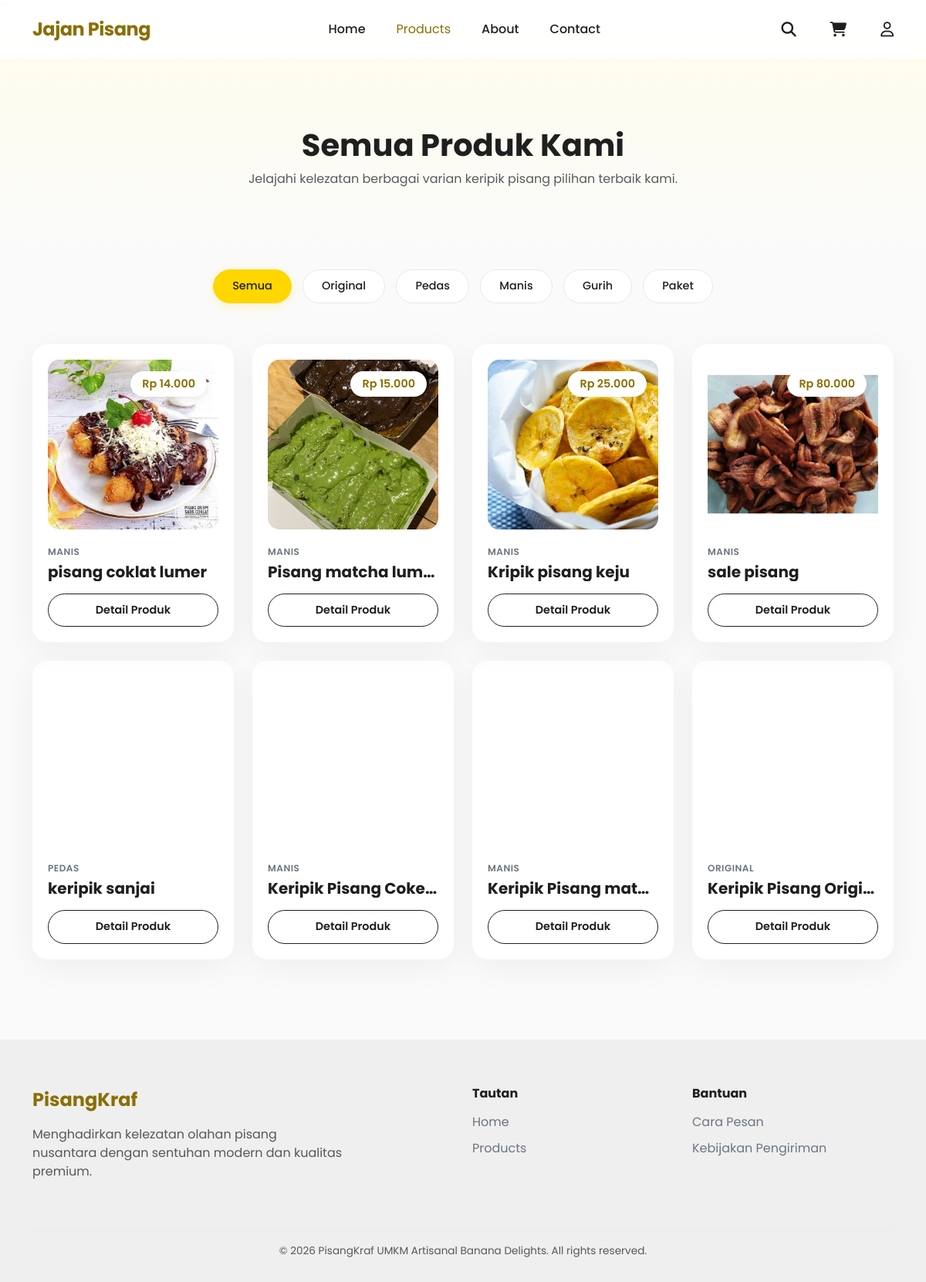
/products.php, run on the app's committed database.
### tables this page shows
CREATE TABLE `products` (
  `id` int(11) NOT NULL,
  `name` varchar(150) NOT NULL,
  `slug` varchar(160) NOT NULL,
  `description` text DEFAULT NULL,
  `price` decimal(12,2) NOT NULL DEFAULT 0.00,
  `stock` int(11) NOT NULL DEFAULT 0,
  `weight` int(11) NOT NULL DEFAULT 0,
  `image` varchar(255) DEFAULT 'no-image.png',
  `category` varchar(80) DEFAULT NULL,
  `is_active` tinyint(1) NOT NULL DEFAULT 1,
  `created_by` int(11) NOT NULL,
  `created_at` timestamp NOT NULL DEFAULT current_timestamp(),
  `updated_at` timestamp NOT NULL DEFAULT current_timestamp() ON UPDATE current_timestamp()
);

### products.php (the view, shortened to what this page needs)
<?php
require 'database/koneksi.php';
$kategori_dipilih = isset($_GET['category']) ? mysqli_real_escape_string($koneksi, $_GET['category']) : '';
if (!empty($kategori_dipilih)) {
    $query = "SELECT * FROM products WHERE is_active = 1 AND category = '$kategori_dipilih' ORDER BY id DESC";
} else {
    $query = "SELECT * FROM products WHERE is_active = 1 ORDER BY id DESC";
}
$result = mysqli_query($koneksi, $query);
?>
<!DOCTYPE html>
<html lang="id">
<head>
    <link href="https://cdn.jsdelivr.net/npm/bootstrap@5.3.0/dist/css/bootstrap.min.css" rel="stylesheet">
    <link rel="stylesheet" href="https://cdnjs.cloudflare.com/ajax/libs/font-awesome/6.4.0/css/all.min.css">
    <link href="https://unpkg.com/aos@2.3.1/dist/aos.css" rel="stylesheet">
</head>
<body>
    <?php require_once __DIR__ . '/components/navbar.php';?>
    <header class="page-header-banner text-center" data-aos="fade-down">
        <div class="container">
            <h1 class="fw-bold mb-2">Semua Produk Kami</h1>
            <p class="text-muted">Jelajahi kelezatan berbagai varian keripik pisang pilihan terbaik kami.</p>
        </div>
    </header>
    <section class="py-4">
        <div class="container">
            <div class="text-center mb-5" data-aos="fade-up">
                <a href="products.php" class="filter-btn <?= empty($kategori_dipilih) ? 'active' : '' ?>">Semua</a>
                <a href="products.php?category=Original" class="filter-btn <?= ($kategori_dipilih == 'Original') ? 'active' : '' ?>">Original</a>
                <a href="products.php?category=Pedas" class="filter-btn <?= ($kategori_dipilih == 'Pedas') ? 'active' : '' ?>">Pedas</a>
                <a href="products.php?category=Manis" class="filter-btn <?= ($kategori_dipilih == 'Manis') ? 'active' : '' ?>">Manis</a>
                <a href="products.php?category=Gurih" class="filter-btn <?= ($kategori_dipilih == 'Gurih') ? 'active' : '' ?>">Gurih</a>
                <a href="products.php?category=Paket" class="filter-btn <?= ($kategori_dipilih == 'Paket') ? 'active' : '' ?>">Paket</a>
            </div>
            <div class="row g-4">
                <?php
                if (mysqli_num_rows($result) > 0) {
                    $delay = 100;
                    while ($row = mysqli_fetch_assoc($result)) {
                        $image_path = 'assets/images/products/' . htmlspecialchars($row['image']);
                ?>
                <div class="col-xl-3 col-lg-4 col-md-6" data-aos="fade-up" data-aos-delay="<?= $delay ?>">
                    <div class="premium-card d-flex flex-column">
                        <div class="product-img-wrapper">
                            <span class="price-badge">Rp <?= number_format($row['price'], 0, ',', '.') ?></span>
                            <img src="<?= $image_path ?>" alt="<?= htmlspecialchars($row['name']) ?>" class="product-img" onerror="this.onerror=null; this.src='https://via.placeholder.com/400x300?text=No+Image'">
                        </div>
                        <div class="mt-auto">
                            <span class="category-tag"><?= htmlspecialchars($row['category']) ?></span>
                            <h4 class="fw-bold fs-5 mb-3 text-truncate" title="<?= htmlspecialchars($row['name']) ?>"><?= htmlspecialchars($row['name']) ?></h4>
                            <a href="product-detail.php?id=<?= $row['id'] ?>" class="btn-outline-custom w-100">Detail Produk</a>
                        </div>
                    </div>
                </div>
                <?php
                        $delay += 50;
                    }
                } ?>
            </div>
        </div>
    </section>
    <footer>
        <div class="container">
            <div class="row justify-content-between">
                <div class="col-md-5 mb-4 mb-md-0">
                    <div class="footer-logo">PisangKraf</div>
                    <p class="text-muted fs-6 pe-md-5">Menghadirkan kelezatan olahan pisang nusantara dengan sentuhan modern dan kualitas premium.</p>
                </div>
                <div class="col-md-2 footer-links">
                    <h6 class="fw-bold mb-3">Tautan</h6>
                    <a href="index.php">Home</a>
                    <a href="products.php">Products</a>
                </div>
                <div class="col-md-3 footer-links">
                    <h6 class="fw-bold mb-3">Bantuan</h6>
                    <a href="#">Cara Pesan</a>
                    <a href="#">Kebijakan Pengiriman</a>
                </div>
            </div>
            <hr class="mt-5 mb-3" style="border-color: #ddd;">
            <div class="text-center text-muted" style="font-size: 0.85rem;">
                &copy; 2026 PisangKraf UMKM Artisanal Banana Delights. All rights reserved.
            </div>
        </div>
    </footer>
</body>
</html>

### components/navbar.php (shortened to what this page needs)
<?php
$currentPage = basename($_SERVER['PHP_SELF']);
$userInitials = '';
$userName = '';
?>
<nav class="navbar navbar-expand-lg fixed-top custom-navbar">
    <div class="container">
        <a class="navbar-brand" href="index.php">
            Jajan Pisang
        </a>
        <div class="collapse navbar-collapse" id="navbarPisangKraf">
            <ul class="navbar-nav mx-auto mb-2 mb-lg-0 text-center">
                <li class="nav-item">
                    <a class="nav-link <?= $currentPage == 'index.php' ? 'active' : '' ?>"
                       href="index.php">
                        Home
                    </a>
                </li>
                <li class="nav-item">
                    <a class="nav-link <?= $currentPage == 'products.php' ? 'active' : '' ?>"
                       href="products.php">
                        Products
                    </a>
                </li>
                <li class="nav-item">
                    <a class="nav-link <?= $currentPage == 'about.php' ? 'active' : '' ?>"
                       href="about.php">
                        About
                    </a>
                </li>
                <li class="nav-item">
                    <a class="nav-link <?= $currentPage == 'contact.php' ? 'active' : '' ?>"
                       href="contact.php">
                        Contact
                    </a>
                </li>
            </ul>
            <div class="nav-icons">
                <a href="#" class="icon-link">
                    <i class="fas fa-search"></i>
                </a>
                <a href="chart.php" class="icon-link">
                    <i class="fas fa-shopping-cart"></i>
                </a>
                <?php
                $account_link = 'login.php';
                ?>
                <a href="<?= $account_link ?>" class="icon-link" title="<?= isset($_SESSION['user_id']) ? htmlspecialchars($userName) : 'Login / Register' ?>">
                    <?php if (isset($_SESSION['user_id'])): ?>
                        <div class="user-initials-circle">
                            <?= $userInitials ?>
                        </div>
                    <?php else: ?>
                        <i class="far fa-user"></i>
                    <?php endif; ?>
                </a>
            </div>
        </div>
    </div>
</nav>

### products.php (style rules this page uses)
:root { --primary: #FFD600; --secondary: #8A6F00; --bg-light: #FAFAFA; --card-bg: #FFFFFF; --text-dark: #1F1F1F; --text-muted: #6c757d; --radius-card: 20px; --radius-btn: 30px; --shadow-soft: 0 10px 40px rgba(0, 0, 0, 0.05); --shadow-hover: 0 15px 50px rgba(0, 0, 0, 0.1); --transition: all 0.3s cubic-bezier(0.25, 0.8, 0.25, 1); }
body { font-family: 'Poppins', sans-serif; background-color: var(--bg-light); color: var(--text-dark); }
a { text-decoration: none; }
.page-header-banner { padding: 140px 0 60px; background: linear-gradient(to bottom, #FFFDEB, var(--bg-light)); text-center: center; }
.filter-btn { background-color: #FFFFFF; color: var(--text-dark); border: 1px solid #E5E7EB; padding: 10px 24px; border-radius: var(--radius-btn); font-weight: 500; font-size: 0.9rem; transition: var(--transition); display: inline-block; margin: 5px; }
.filter-btn:hover, .filter-btn.active { background-color: var(--primary); border-color: var(--primary); color: var(--text-dark); box-shadow: 0 4px 15px rgba(255, 214, 0, 0.2); }
.premium-card { background: var(--card-bg); border-radius: var(--radius-card); border: none; padding: 20px; box-shadow: var(--shadow-soft); transition: var(--transition); height: 100%; }
.product-img-wrapper { position: relative; border-radius: calc(var(--radius-card) - 5px); overflow: hidden; margin-bottom: 20px; }
.product-img { width: 100%; height: 220px; object-fit: cover; transition: var(--transition); }
.price-badge { position: absolute; top: 15px; right: 15px; background: var(--card-bg); padding: 6px 15px; border-radius: var(--radius-btn); font-weight: 600; font-size: 0.9rem; box-shadow: 0 4px 10px rgba(0,0,0,0.08); z-index: 2; color: var(--secondary); }
.category-tag { font-size: 0.75rem; text-transform: uppercase; color: var(--text-muted); font-weight: 600; letter-spacing: 0.5px; display: block; margin-bottom: 5px; }
.btn-outline-custom { border: 1.5px solid var(--text-dark); color: var(--text-dark); font-weight: 600; padding: 10px 24px; border-radius: var(--radius-btn); background: transparent; transition: var(--transition); display: block; text-align: center; font-size: 0.9rem; }
footer { background-color: #EFEFEF; padding: 60px 0 30px; margin-top: 80px; }
.footer-logo { font-size: 1.5rem; font-weight: 700; color: var(--secondary); margin-bottom: 15px; }
.footer-links a { color: var(--text-muted); display: block; margin-bottom: 10px; transition: var(--transition); }
.navbar-brand { font-weight: 700; font-size: 1.5rem; color: var(--secondary) !important; }
.nav-link { font-weight: 500; color: var(--text-dark) !important; margin: 0 10px; transition: var(--transition); }
.nav-link:hover, .nav-link.active { color: var(--secondary) !important; }
.nav-icons a { color: var(--text-dark); margin-left: 20px; font-size: 1.2rem; transition: var(--transition); }

### components/navbar.php (style rules this page uses)
.custom-navbar { background-color: rgba(255,255,255,0.95); backdrop-filter: blur(10px); box-shadow: var(--shadow-sm); padding: 15px 0; transition: all 0.3s ease; z-index: 1030; }
.navbar-brand { font-family: var(--font-family); font-weight: var(--weight-bold); font-size: var(--text-2xl); color: var(--color-primary-dark) !important; letter-spacing: -0.5px; }
.nav-item { margin: 0 10px; }
.nav-link { font-family: var(--font-family); font-weight: var(--weight-medium); font-size: var(--text-base); color: var(--color-text-secondary) !important; position: relative; padding: 8px 0 !important; transition: all .3s ease; }
.nav-link::after { content: ''; position: absolute; width: 0; height: 2px; bottom: 0; left: 50%; background-color: var(--color-primary); transition: all .3s ease; transform: translateX(-50%); border-radius: 999px; }
.nav-link:hover::after, .nav-link.active::after { width: 100%; }
.nav-link.active { color: var(--color-text) !important; font-weight: var(--weight-semibold); }
.nav-icons { display: flex; align-items: center; gap: 1.5rem; }
.icon-link { color: var(--color-text); font-size: var(--text-lg); position: relative; transition: all .3s ease; display: flex; align-items: center; text-decoration: none; }

### data on the page
products: price "14.000", image (picture), category "MANIS", name "pisang coklat lumer"
products: price "15.000", image (picture), category "MANIS", name "Pisang matcha lumer"
products: price "25.000", image (picture), category "MANIS", name "Kripik pisang keju"
products: price "80.000", image (picture), category "MANIS", name "sale pisang"
products: image (picture), category "PEDAS", name "keripik sanjai"
products: image (picture), category "MANIS", name "Keripik Pisang Coke…"
products: image (picture), category "MANIS", name "Keripik Pisang mat…"
products: image (picture), category "ORIGINAL", name "Keripik Pisang Origi…"
